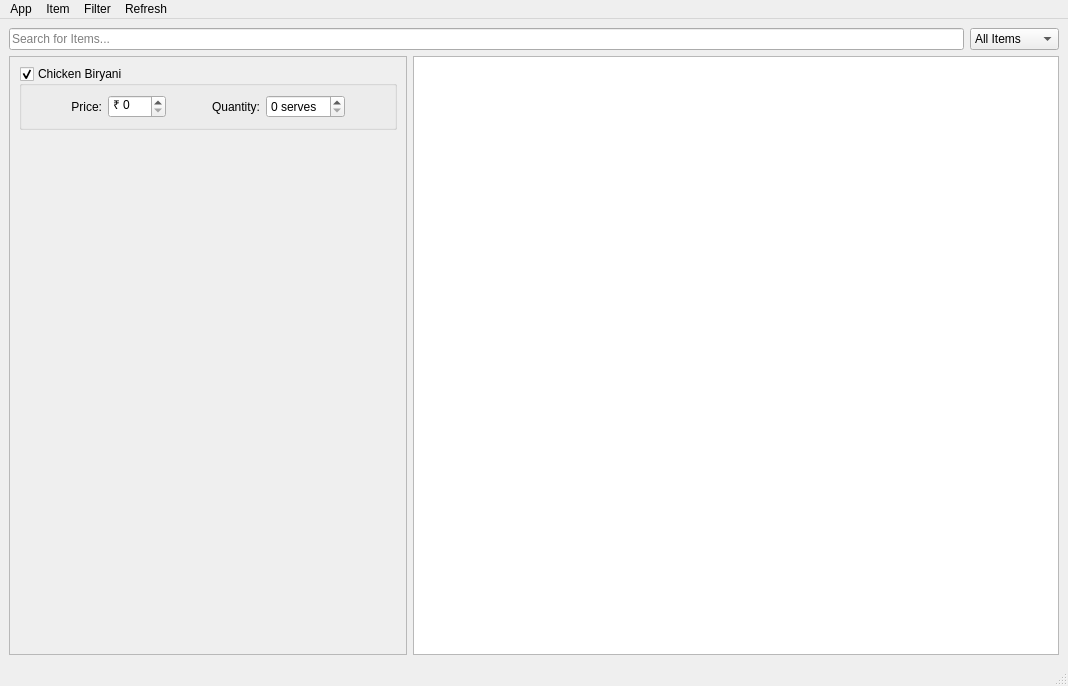
<?xml version="1.0" encoding="UTF-8"?>
<ui version="4.0">
 <class>main_window</class>
 <widget class="QMainWindow" name="main_window">
  <property name="geometry">
   <rect>
    <x>0</x>
    <y>0</y>
    <width>1068</width>
    <height>686</height>
   </rect>
  </property>
  <property name="minimumSize">
   <size>
    <width>359</width>
    <height>0</height>
   </size>
  </property>
  <property name="windowTitle">
   <string>MainWindow</string>
  </property>
  <property name="styleSheet">
   <string notr="true"/>
  </property>
  <property name="unifiedTitleAndToolBarOnMac">
   <bool>false</bool>
  </property>
  <widget class="QWidget" name="central_widget">
   <layout class="QVBoxLayout" name="verticalLayout">
    <item>
     <layout class="QHBoxLayout" name="top_horizontal_layout">
      <item>
       <widget class="QLineEdit" name="searchbar">
        <property name="statusTip">
         <string/>
        </property>
        <property name="inputMask">
         <string/>
        </property>
        <property name="placeholderText">
         <string>Search for Items...</string>
        </property>
        <property name="clearButtonEnabled">
         <bool>true</bool>
        </property>
       </widget>
      </item>
      <item>
       <widget class="QComboBox" name="filter_items">
        <property name="minimumSize">
         <size>
          <width>0</width>
          <height>0</height>
         </size>
        </property>
        <property name="statusTip">
         <string>Filter according to Item Type</string>
        </property>
        <item>
         <property name="text">
          <string>All Items</string>
         </property>
         <property name="icon">
          <iconset resource="../assets/icon_resource.qrc">
           <normaloff>:/icons/all_items.svg</normaloff>:/icons/all_items.svg</iconset>
         </property>
        </item>
        <item>
         <property name="text">
          <string>Breakfast</string>
         </property>
         <property name="icon">
          <iconset resource="../assets/icon_resource.qrc">
           <normaloff>:/icons/filter_breakfast.svg</normaloff>:/icons/filter_breakfast.svg</iconset>
         </property>
        </item>
        <item>
         <property name="text">
          <string>Lunch</string>
         </property>
         <property name="icon">
          <iconset resource="../assets/icon_resource.qrc">
           <normaloff>:/icons/filter_lunch.svg</normaloff>:/icons/filter_lunch.svg</iconset>
         </property>
        </item>
        <item>
         <property name="text">
          <string>Snacks</string>
         </property>
         <property name="icon">
          <iconset resource="../assets/icon_resource.qrc">
           <normaloff>:/icons/filter_snacks.svg</normaloff>:/icons/filter_snacks.svg</iconset>
         </property>
        </item>
        <item>
         <property name="text">
          <string>Soft Drinks</string>
         </property>
         <property name="icon">
          <iconset resource="../assets/icon_resource.qrc">
           <normaloff>:/icons/filter_softdrinks.svg</normaloff>:/icons/filter_softdrinks.svg</iconset>
         </property>
        </item>
        <item>
         <property name="text">
          <string>Beverages</string>
         </property>
         <property name="icon">
          <iconset resource="../assets/icon_resource.qrc">
           <normaloff>:/icons/filter_beverages.svg</normaloff>:/icons/filter_beverages.svg</iconset>
         </property>
        </item>
        <item>
         <property name="text">
          <string>Ice Cream</string>
         </property>
         <property name="icon">
          <iconset resource="../assets/icon_resource.qrc">
           <normaloff>:/icons/filter_icecream.svg</normaloff>:/icons/filter_icecream.svg</iconset>
         </property>
        </item>
       </widget>
      </item>
     </layout>
    </item>
    <item>
     <layout class="QHBoxLayout" name="centra_horizontal_layout">
      <item>
       <widget class="QScrollArea" name="scroll_area">
        <property name="sizePolicy">
         <sizepolicy hsizetype="Minimum" vsizetype="Expanding">
          <horstretch>0</horstretch>
          <verstretch>0</verstretch>
         </sizepolicy>
        </property>
        <property name="widgetResizable">
         <bool>true</bool>
        </property>
        <property name="alignment">
         <set>Qt::AlignLeading|Qt::AlignLeft|Qt::AlignTop</set>
        </property>
        <widget class="QWidget" name="scroll_area_widget_contents">
         <property name="geometry">
          <rect>
           <x>0</x>
           <y>0</y>
           <width>432</width>
           <height>576</height>
          </rect>
         </property>
         <layout class="QVBoxLayout" name="verticalLayout_2">
          <item>
           <widget class="QGroupBox" name="menu_item">
            <property name="minimumSize">
             <size>
              <width>111</width>
              <height>0</height>
             </size>
            </property>
            <property name="title">
             <string>Chicken Biryani</string>
            </property>
            <property name="flat">
             <bool>false</bool>
            </property>
            <property name="checkable">
             <bool>true</bool>
            </property>
            <layout class="QHBoxLayout" name="horizontalLayout_2">
             <item>
              <spacer name="left_spacer">
               <property name="orientation">
                <enum>Qt::Horizontal</enum>
               </property>
               <property name="sizeHint" stdset="0">
                <size>
                 <width>40</width>
                 <height>20</height>
                </size>
               </property>
              </spacer>
             </item>
             <item>
              <widget class="QLabel" name="price_label">
               <property name="text">
                <string>Price:</string>
               </property>
               <property name="alignment">
                <set>Qt::AlignRight|Qt::AlignTrailing|Qt::AlignVCenter</set>
               </property>
              </widget>
             </item>
             <item>
              <widget class="QSpinBox" name="price">
               <property name="sizePolicy">
                <sizepolicy hsizetype="Fixed" vsizetype="Fixed">
                 <horstretch>0</horstretch>
                 <verstretch>0</verstretch>
                </sizepolicy>
               </property>
               <property name="suffix">
                <string/>
               </property>
               <property name="prefix">
                <string>₹ </string>
               </property>
               <property name="maximum">
                <number>999</number>
               </property>
              </widget>
             </item>
             <item>
              <spacer name="center_spacer">
               <property name="orientation">
                <enum>Qt::Horizontal</enum>
               </property>
               <property name="sizeHint" stdset="0">
                <size>
                 <width>40</width>
                 <height>20</height>
                </size>
               </property>
              </spacer>
             </item>
             <item>
              <widget class="QLabel" name="quantity_label">
               <property name="text">
                <string>Quantity:</string>
               </property>
               <property name="alignment">
                <set>Qt::AlignRight|Qt::AlignTrailing|Qt::AlignVCenter</set>
               </property>
              </widget>
             </item>
             <item>
              <widget class="QSpinBox" name="quantity">
               <property name="sizePolicy">
                <sizepolicy hsizetype="Fixed" vsizetype="Fixed">
                 <horstretch>0</horstretch>
                 <verstretch>0</verstretch>
                </sizepolicy>
               </property>
               <property name="suffix">
                <string> serves</string>
               </property>
              </widget>
             </item>
             <item>
              <spacer name="right_spacer">
               <property name="orientation">
                <enum>Qt::Horizontal</enum>
               </property>
               <property name="sizeHint" stdset="0">
                <size>
                 <width>40</width>
                 <height>20</height>
                </size>
               </property>
              </spacer>
             </item>
            </layout>
           </widget>
          </item>
          <item>
           <spacer name="vertical_spacer">
            <property name="orientation">
             <enum>Qt::Vertical</enum>
            </property>
            <property name="sizeHint" stdset="0">
             <size>
              <width>17</width>
              <height>302</height>
             </size>
            </property>
           </spacer>
          </item>
         </layout>
        </widget>
       </widget>
      </item>
      <item>
       <widget class="QTableView" name="display_orders">
        <property name="sortingEnabled">
         <bool>true</bool>
        </property>
       </widget>
      </item>
     </layout>
    </item>
   </layout>
  </widget>
  <widget class="QMenuBar" name="menubar">
   <property name="geometry">
    <rect>
     <x>0</x>
     <y>0</y>
     <width>1068</width>
     <height>26</height>
    </rect>
   </property>
   <widget class="QMenu" name="item">
    <property name="toolTip">
     <string/>
    </property>
    <property name="statusTip">
     <string/>
    </property>
    <property name="title">
     <string>Item</string>
    </property>
    <addaction name="add_action"/>
    <addaction name="remove_action"/>
   </widget>
   <widget class="QMenu" name="app">
    <property name="title">
     <string>App</string>
    </property>
    <addaction name="info_action"/>
    <addaction name="quit_action"/>
   </widget>
   <widget class="QMenu" name="menuFilter">
    <property name="title">
     <string>Filter</string>
    </property>
    <addaction name="filter_breakfast"/>
    <addaction name="filter_lunch"/>
    <addaction name="separator"/>
    <addaction name="filter_snacks"/>
    <addaction name="filter_softdrinks"/>
    <addaction name="filter_beverages"/>
    <addaction name="filter_icecream"/>
   </widget>
   <widget class="QMenu" name="sync">
    <property name="title">
     <string>Refresh</string>
    </property>
    <widget class="QMenu" name="auto_sync">
     <property name="title">
      <string>Auto Sync</string>
     </property>
     <property name="icon">
      <iconset resource="../assets/icon_resource.qrc">
       <normaloff>:/icons/auto_sync.svg</normaloff>:/icons/auto_sync.svg</iconset>
     </property>
     <addaction name="sync_15s"/>
     <addaction name="sync_30s"/>
     <addaction name="sync_1m"/>
    </widget>
    <addaction name="refresh"/>
    <addaction name="auto_sync"/>
    <addaction name="fetch_orders"/>
   </widget>
   <addaction name="app"/>
   <addaction name="item"/>
   <addaction name="menuFilter"/>
   <addaction name="sync"/>
  </widget>
  <widget class="QStatusBar" name="statusbar"/>
  <action name="add_action">
   <property name="icon">
    <iconset resource="../assets/icon_resource.qrc">
     <normaloff>:/icons/add_button.svg</normaloff>:/icons/add_button.svg</iconset>
   </property>
   <property name="text">
    <string>Add</string>
   </property>
   <property name="statusTip">
    <string>Add an item to the menu</string>
   </property>
   <property name="shortcut">
    <string>Ctrl+N</string>
   </property>
   <property name="shortcutVisibleInContextMenu">
    <bool>true</bool>
   </property>
  </action>
  <action name="remove_action">
   <property name="icon">
    <iconset resource="../assets/icon_resource.qrc">
     <normaloff>:/icons/remove_button.svg</normaloff>:/icons/remove_button.svg</iconset>
   </property>
   <property name="text">
    <string>Remove</string>
   </property>
   <property name="statusTip">
    <string>Click to remove a menu item</string>
   </property>
   <property name="shortcut">
    <string>Ctrl+D</string>
   </property>
   <property name="shortcutVisibleInContextMenu">
    <bool>true</bool>
   </property>
  </action>
  <action name="info_action">
   <property name="icon">
    <iconset resource="../assets/icon_resource.qrc">
     <normaloff>:/icons/info_action.svg</normaloff>:/icons/info_action.svg</iconset>
   </property>
   <property name="text">
    <string>About</string>
   </property>
   <property name="statusTip">
    <string>Click to learn more about the app</string>
   </property>
   <property name="shortcut">
    <string>Ctrl+I</string>
   </property>
   <property name="shortcutVisibleInContextMenu">
    <bool>true</bool>
   </property>
  </action>
  <action name="quit_action">
   <property name="icon">
    <iconset resource="../assets/icon_resource.qrc">
     <normaloff>:/icons/quit_action.svg</normaloff>:/icons/quit_action.svg</iconset>
   </property>
   <property name="text">
    <string>Quit</string>
   </property>
   <property name="statusTip">
    <string>Click to quit the app</string>
   </property>
   <property name="shortcut">
    <string>Ctrl+Q</string>
   </property>
   <property name="shortcutVisibleInContextMenu">
    <bool>true</bool>
   </property>
  </action>
  <action name="filter_breakfast">
   <property name="checkable">
    <bool>false</bool>
   </property>
   <property name="icon">
    <iconset resource="../assets/icon_resource.qrc">
     <normaloff>:/icons/filter_breakfast.svg</normaloff>:/icons/filter_breakfast.svg</iconset>
   </property>
   <property name="text">
    <string>Breakfast</string>
   </property>
  </action>
  <action name="filter_lunch">
   <property name="checkable">
    <bool>false</bool>
   </property>
   <property name="icon">
    <iconset resource="../assets/icon_resource.qrc">
     <normaloff>:/icons/filter_lunch.svg</normaloff>:/icons/filter_lunch.svg</iconset>
   </property>
   <property name="text">
    <string>Lunch</string>
   </property>
  </action>
  <action name="filter_snacks">
   <property name="checkable">
    <bool>false</bool>
   </property>
   <property name="icon">
    <iconset resource="../assets/icon_resource.qrc">
     <normaloff>:/icons/filter_snacks.svg</normaloff>:/icons/filter_snacks.svg</iconset>
   </property>
   <property name="text">
    <string>Snacks</string>
   </property>
  </action>
  <action name="filter_softdrinks">
   <property name="checkable">
    <bool>false</bool>
   </property>
   <property name="icon">
    <iconset resource="../assets/icon_resource.qrc">
     <normaloff>:/icons/filter_softdrinks.svg</normaloff>:/icons/filter_softdrinks.svg</iconset>
   </property>
   <property name="text">
    <string>Soft Drinks</string>
   </property>
  </action>
  <action name="filter_beverages">
   <property name="checkable">
    <bool>false</bool>
   </property>
   <property name="icon">
    <iconset resource="../assets/icon_resource.qrc">
     <normaloff>:/icons/filter_beverages.svg</normaloff>:/icons/filter_beverages.svg</iconset>
   </property>
   <property name="text">
    <string>Beverages</string>
   </property>
  </action>
  <action name="refresh">
   <property name="icon">
    <iconset resource="../assets/icon_resource.qrc">
     <normaloff>:/icons/action_refresh.svg</normaloff>:/icons/action_refresh.svg</iconset>
   </property>
   <property name="text">
    <string>Refresh</string>
   </property>
   <property name="shortcut">
    <string>Ctrl+R</string>
   </property>
  </action>
  <action name="sync_15s">
   <property name="text">
    <string>Every 15s</string>
   </property>
  </action>
  <action name="sync_30s">
   <property name="text">
    <string>Every 30s</string>
   </property>
  </action>
  <action name="sync_1m">
   <property name="text">
    <string>Every 1min</string>
   </property>
  </action>
  <action name="filter_icecream">
   <property name="checkable">
    <bool>false</bool>
   </property>
   <property name="icon">
    <iconset resource="../assets/icon_resource.qrc">
     <normaloff>:/icons/filter_icecream.svg</normaloff>:/icons/filter_icecream.svg</iconset>
   </property>
   <property name="text">
    <string>Ice Cream</string>
   </property>
  </action>
  <action name="fetch_orders">
   <property name="icon">
    <iconset resource="../assets/icon_resource.qrc">
     <normaloff>:/icons/fetch_orders.svg</normaloff>:/icons/fetch_orders.svg</iconset>
   </property>
   <property name="text">
    <string>Fetch Orders</string>
   </property>
   <property name="shortcut">
    <string>Alt+R</string>
   </property>
  </action>
 </widget>
 <resources>
  <include location="../assets/icon_resource.qrc"/>
  <include location="../assets/icon_resource.qrc"/>
 </resources>
 <connections>
  <connection>
   <sender>quit_action</sender>
   <signal>triggered()</signal>
   <receiver>main_window</receiver>
   <slot>close()</slot>
   <hints>
    <hint type="sourcelabel">
     <x>-1</x>
     <y>-1</y>
    </hint>
    <hint type="destinationlabel">
     <x>218</x>
     <y>300</y>
    </hint>
   </hints>
  </connection>
 </connections>
</ui>
